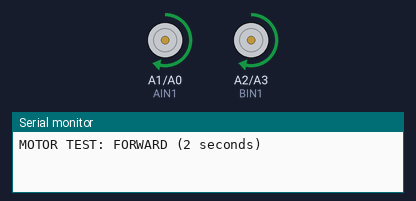
Bench run of a sketch on a simulated Arduino Uno, built with avr-gcc and run on an emulated ATmega328P. On the bench: motor-driver pin pairs drawn as motors (green arrow = first pin HIGH = forward, orange = second pin HIGH = backward, longer = more drive, scaled by the enable pin), the last lines printed to the serial monitor.

Above: at 1.0 s.
At 3.0 s:
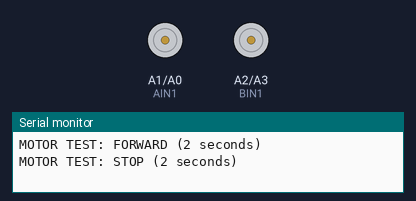
Timing chart, 0 to 5.2 s (numbered marks = the images above):
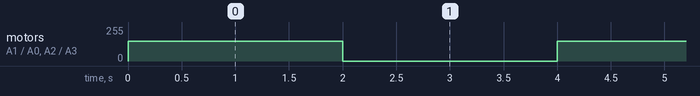

The sketch:

sketch_motor_diag3.ino
```cpp
#include <Arduino.h>

#define PWMA 6
#define AIN1 A1
#define AIN2 A0

#define PWMB 5
#define BIN1 A2
#define BIN2 A3

void setup() {
  Serial.begin(115200);

  pinMode(PWMA, OUTPUT);
  pinMode(AIN1, OUTPUT);
  pinMode(AIN2, OUTPUT);

  pinMode(PWMB, OUTPUT);
  pinMode(BIN1, OUTPUT);
  pinMode(BIN2, OUTPUT);

  // Initial state: stopped
  digitalWrite(AIN1, LOW);
  digitalWrite(AIN2, LOW);
  analogWrite(PWMA, 0);

  digitalWrite(BIN1, LOW);
  digitalWrite(BIN2, LOW);
  analogWrite(PWMB, 0);
}

void loop() {
  Serial.println("MOTOR TEST: FORWARD (2 seconds)");

  // Motor A Forward
  digitalWrite(AIN1, HIGH);
  digitalWrite(AIN2, LOW);
  analogWrite(PWMA, 150);

  // Motor B Forward
  digitalWrite(BIN1, HIGH);
  digitalWrite(BIN2, LOW);
  analogWrite(PWMB, 150);

  delay(2000);

  Serial.println("MOTOR TEST: STOP (2 seconds)");
  digitalWrite(AIN1, LOW);
  digitalWrite(AIN2, LOW);
  analogWrite(PWMA, 0);

  digitalWrite(BIN1, LOW);
  digitalWrite(BIN2, LOW);
  analogWrite(PWMB, 0);

  delay(2000);
}
```

Measured:
- by itself, motor on A1 (AIN1) / A0 (AIN2), motor on A2 (BIN1) / A3 (BIN2): alternates forward 150/255 for 2.0 s and stopped for 2.0 s
